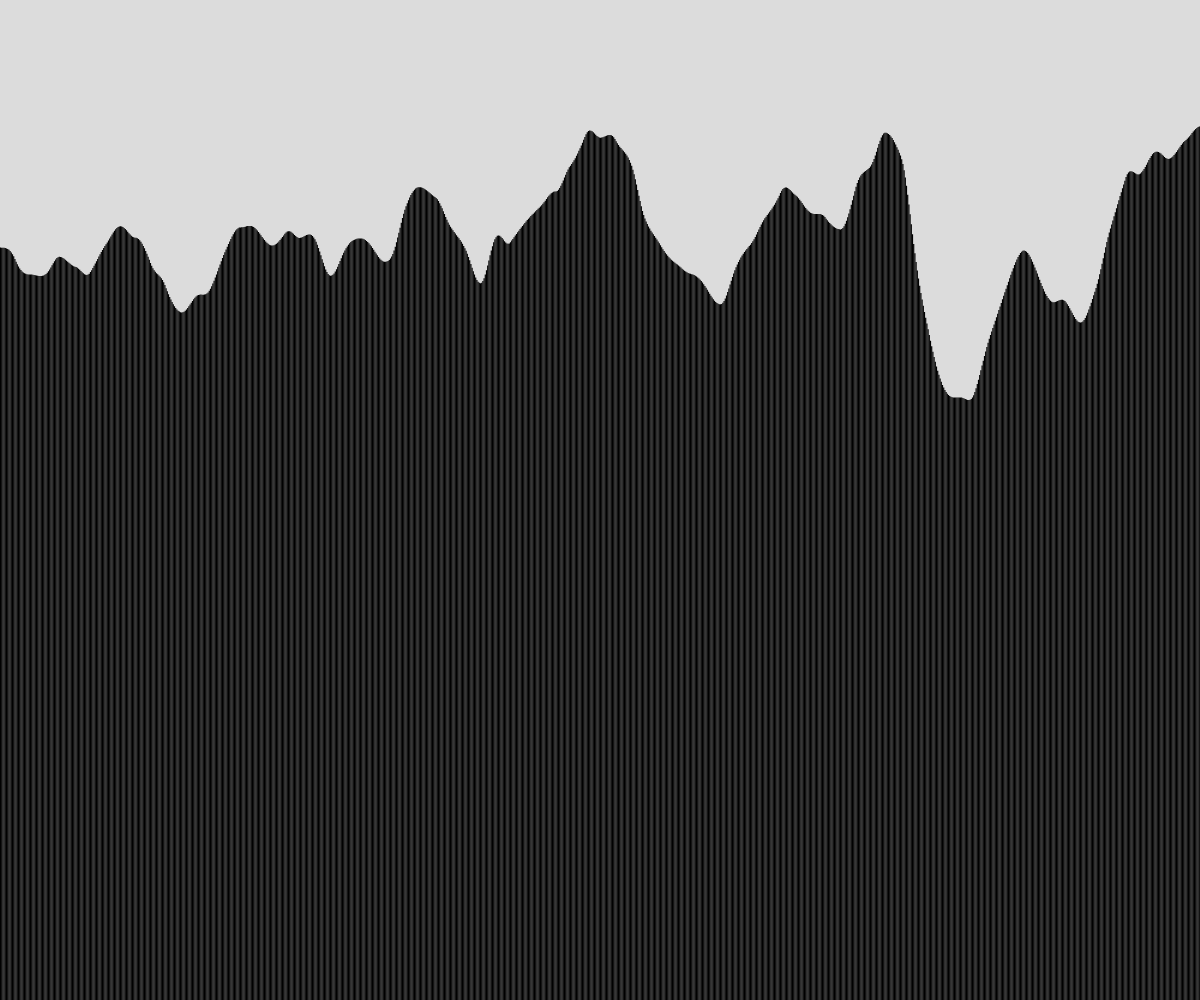
Frame 1 (no input)
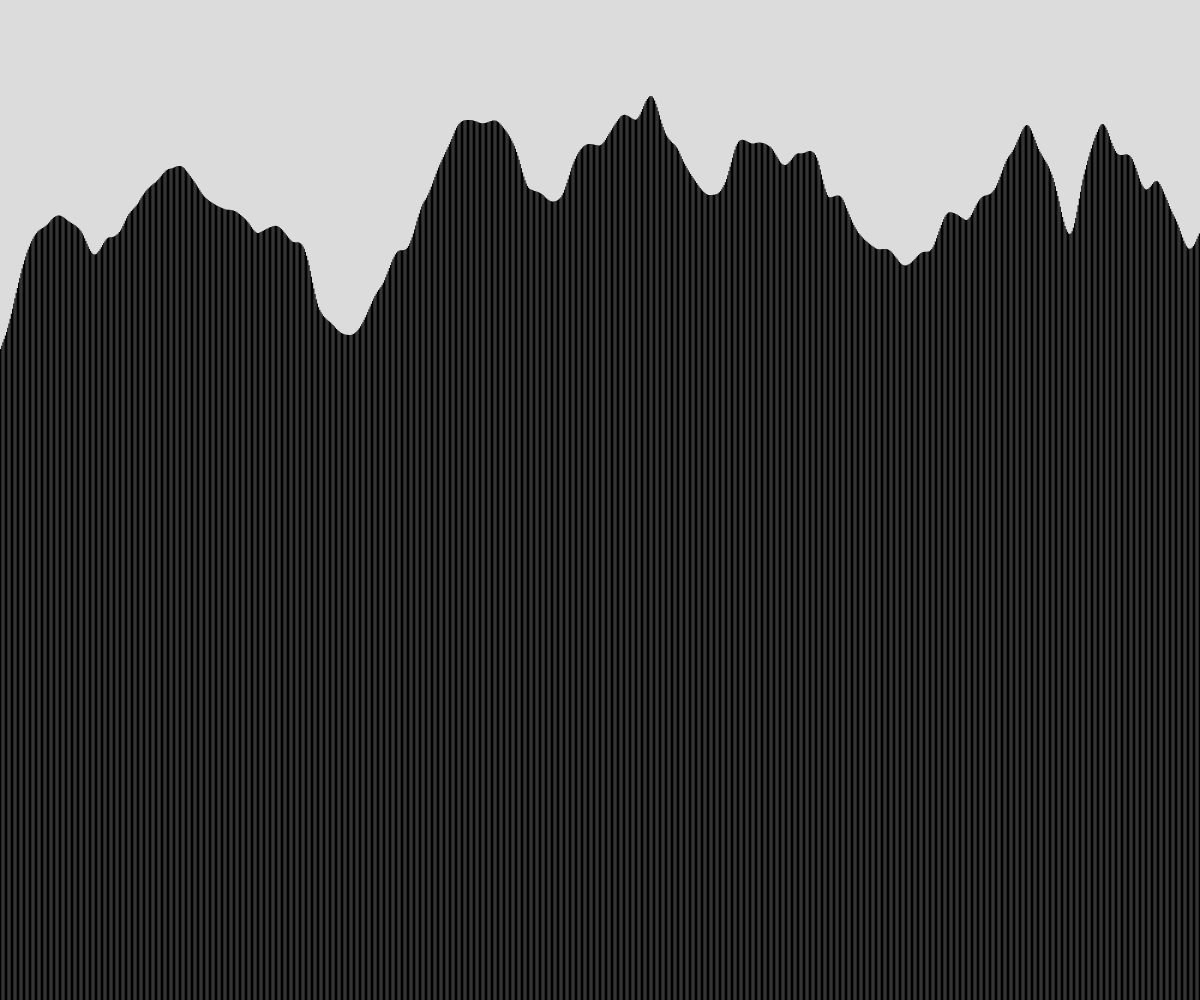
Frame 60 (no input)
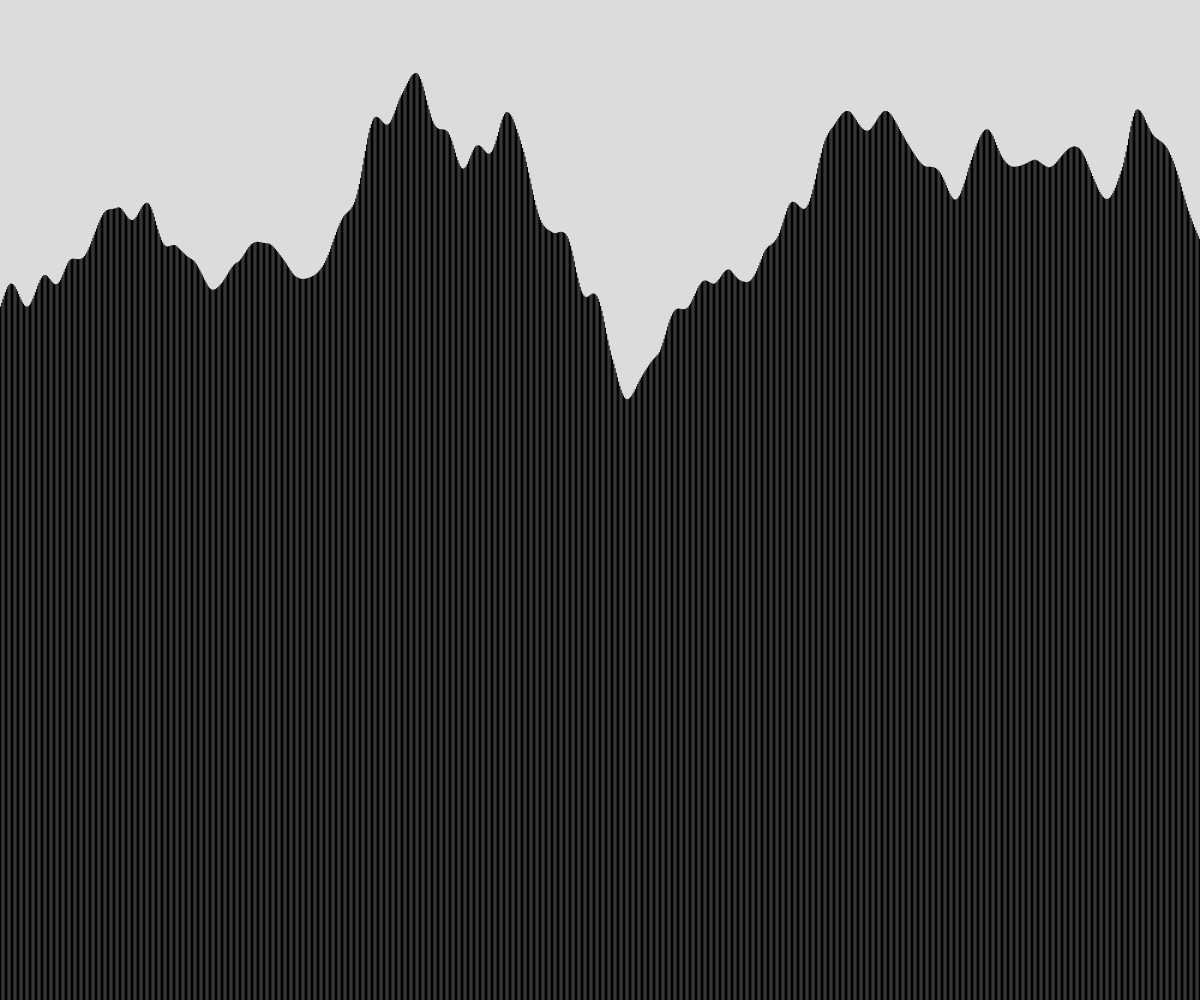
Frame 120 (the mouse pressed at the canvas centre since frame 60)

The p5.js sketch that drew these frames (run headless with seeded random() and noise() and a simulated clock; from frame 60 on, the mouse is pressed at the canvas centre):

// p5.js sketch
// ── sketch.js
let rectTime = 100;
let posX = 0;
let rectSpeed = 0.01;
let rectHeight;
let highestPoint = [];
function setup() {
  createCanvas(windowWidth, windowHeight);
  rectMode(CORNERS);
  background(220);
  generateTerrain();
}

function generateTerrain() {
  const RECT_WIDTH = width / 1000;


  for (let i = 0; i < width+posX; i++) {
    rectSettings();
    rectHeight = map(noise(rectTime), 0, 1, 0, height / 2);

    rect(i * RECT_WIDTH - posX, height, i * RECT_WIDTH + RECT_WIDTH - posX, rectHeight);
    rectTime += rectSpeed;
  }

}

function rectSettings() {
  noStroke();
  fill(0);
}

function draw() {
  update();
  background(220);
  generateTerrain();
  
}

function update(){
  posX+=0.1;
  
}
